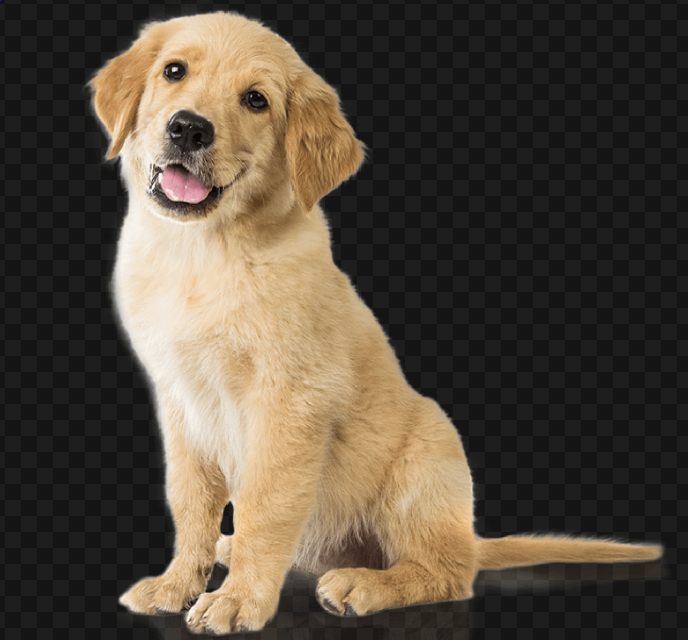
#> input picture images/10.png, 688 x 640 px
$ python stegano.py
#> lines starting #> are read from the running program, lines starting #| are printed output that depends on the picture
from PIL import Image

def stegano(name_img , msg):

#> called with name_img = 'images/10.png', msg = 'MDR !'
    im = Image.open(name_img)
#> im is the input picture: PIL image 688x640 RGBA; mean R, G, B, A 86.2, 75.7, 62.4, 255
    # on récupère les dimensions de l'image
    w , h = im.size
#> w = 688; h = 640
    # on sépare l'image en trois : rouge, vert et bleu (+transparence)
    rouge,g,b,t= im.split()
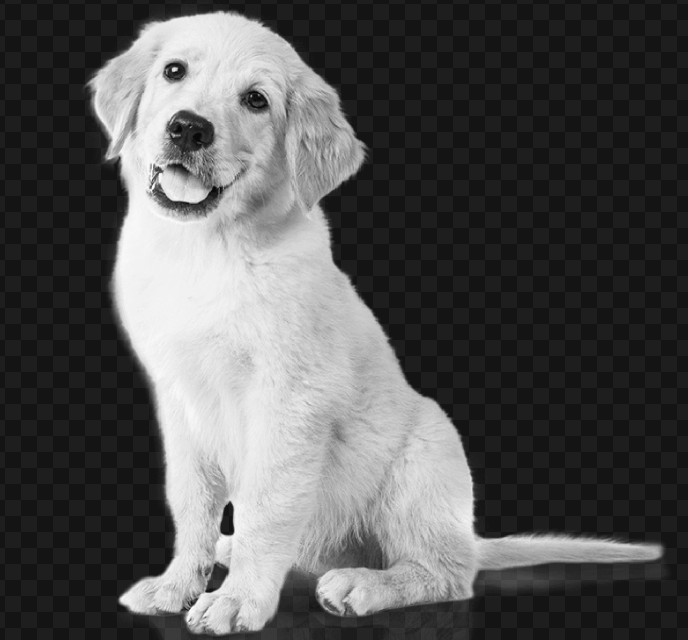
#> rouge: PIL image 688x640 L; min 9, max 250, mean 86.2
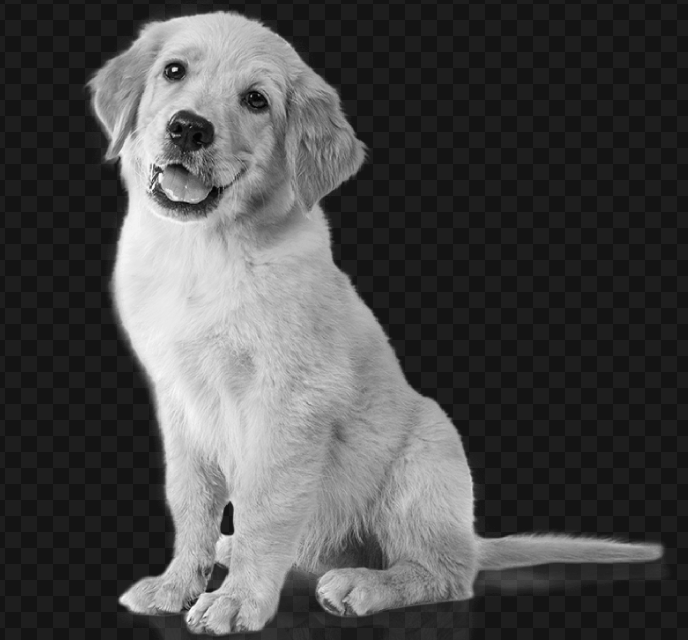
#> g: PIL image 688x640 L; min 5, max 249, mean 75.7
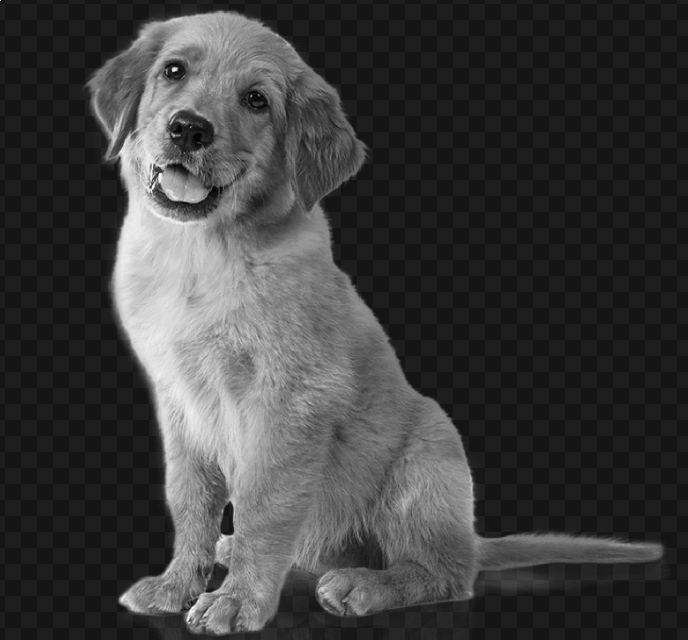
#> b: PIL image 688x640 L; min 5, max 255, mean 62.4
#> t: PIL image 688x640 L; every value is 255
    # on transforme la partie rouge en liste
    rouge = list( rouge.getdata() )
#> rouge = 440320 items
    # on calcule la longueur de la chaîne et on la transforme en binaire
    longueur = len(msg)
    v = bin( len(msg) )[2:].rjust(8,"0")
    # on transforme la chaîne en une liste de 0 et de 1
    ascii = [ bin(ord(x))[2:].rjust(8,"0") for x in msg ]
    # transformation de la liste en chaîne
    binaire_ascii = ''.join(ascii)
    # on code la longueur de la liste dans les 8 premiers pixels rouges

    for j in range(8):
        rouge[j] = 2 * int( rouge[j] // 2 ) + int( v[j] )

    # on code la chaîne dans les pixels suivants
    for i in range(8*longueur):
        rouge[i+8] = 2 * int( rouge[i+8] // 2 ) + int( binaire_ascii[i] )

    # on recrée l'image rouge
    nrouge = Image.new("L",(16*w,16*h))
#> nrouge: PIL image 11008x10240 L; every value is 0
    nrouge = Image.new("L",(w,h))
#> nrouge: PIL image 688x640 L; every value is 0
    nrouge.putdata(rouge)
    # fusion des trois nouvelles images
    imgnew = Image.merge('RGB',(nrouge,g,b))
    '''new_name_img = "couv_" + name_img'''
    imgnew.save('images/texte_cache.png')

stegano("images/10.png" , "MDR !")

def get_msg(name_couv):
#> called with name_couv = 'images/texte_cache.png'
    im = Image.open(name_couv)
    r , g , b = im.split()
    r = list( r.getdata() )
#> r = 440320 items

    # lecture de la longueur de la chaine
    p = [ str(x%2) for x in r[0:8] ]
#> p = ['0', '0', '0', '0', '0', '1', '0', '1']
    q = "".join(p)
    q = int(q,2)
#> q = 5

    # lecture du message
    n = [ str(x%2) for x in r[8:8*(q+1)] ]
#> n = 40 items, first 6: '0', '1', '0', '0', '1', '1'
    b = "".join(n)
    message = ""
    for k in range(0,q):
        l = b[8*k:8*k+8]
        message += chr(int(l,2))
#> this loop made 5 passes
#> (l, message) on passes 1 to 5: ('01001101', 'M'), ('01000100', 'MD'), ('01010010', 'MDR'), ('00100000', 'MDR '), ('00100001', 'MDR !')

    return message

print(get_msg('images/texte_cache.png'))

$ run again, with images/11.png copied over images/10.png
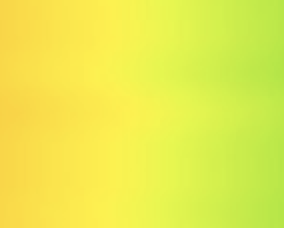
#> input picture images/11.png, 142 x 114 px (shown 2 times larger)
#> in stegano, im is the input picture: PIL image 142x114 RGBA; mean R, G, B, A 231.8, 235, 77.4, 255
#> in stegano, `rouge,g,b,t= im.split()`:
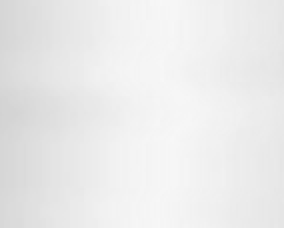
#> g: PIL image 142x114 L (shown 2 times larger); min 210, max 247, mean 235
#> in stegano, `rouge,g,b,t= im.split()`:
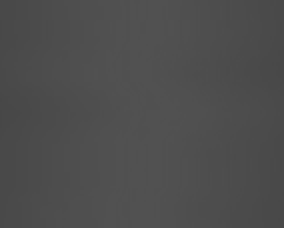
#> b: PIL image 142x114 L (shown 2 times larger); min 71, max 81, mean 77.4
#> t: PIL image 142x114 L; every value is 255
#> in stegano, `rouge = list( rouge.getdata() )`: rouge = 16188 values, max 253 at index 49, min 180 at index 4259, mean 231.8
#> after the loop in stegano, `for i in range(8*longueur):`: rouge = 16188 values, max 253 at index 42, min 180 at index 4259, mean 231.8
#> r has the same summary as rouge in stegano
#> p = ['0', '0', '0', '0', '0', '1', '0', '1']
#> q = 5
#> n = 40 items, first 6: '0', '1', '0', '0', '1', '1'
#> the loop in get_msg, `for k in range(0,q):` made 5 passes
#> (l, message) on passes 1 to 5: ('01001101', 'M'), ('01000100', 'MD'), ('01010010', 'MDR'), ('00100000', 'MDR '), ('00100001', 'MDR !')

$ run again, with images/5.png copied over images/10.png
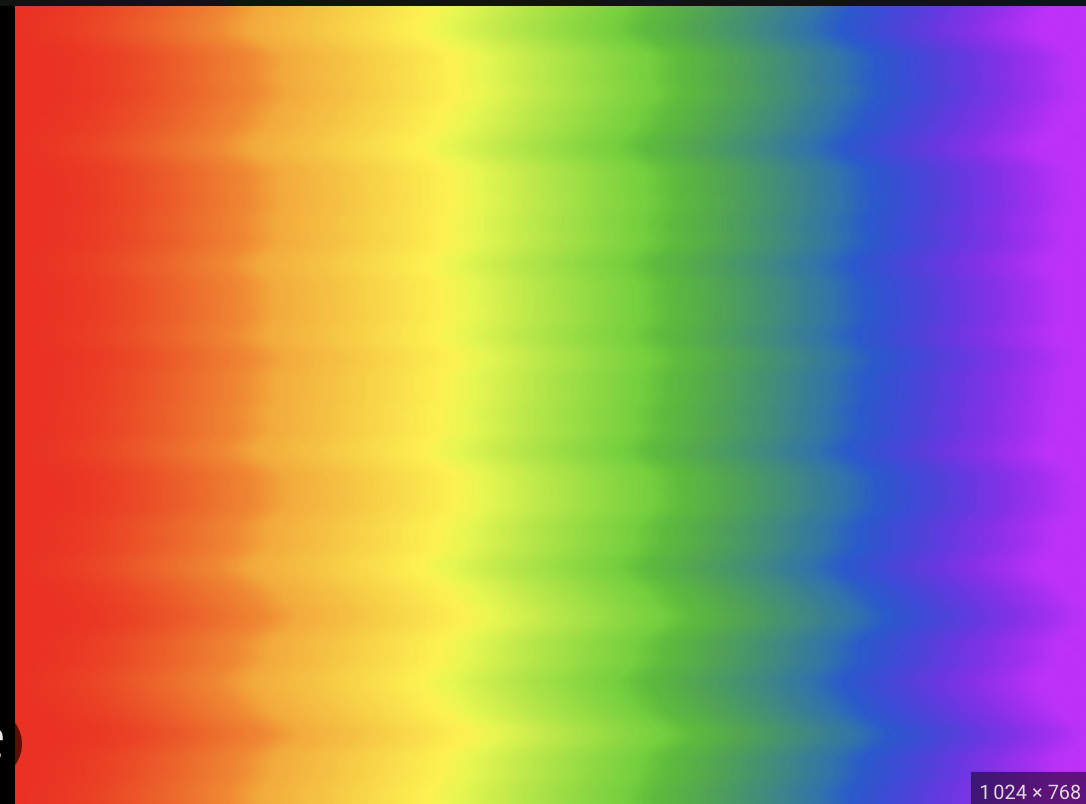
#> input picture images/5.png, 1086 x 804 px
#> in stegano, im is the input picture: PIL image 1086x804 RGBA; mean R, G, B, A 165.2, 136.9, 103.1, 255
#> in stegano, `rouge,g,b,t= im.split()`:
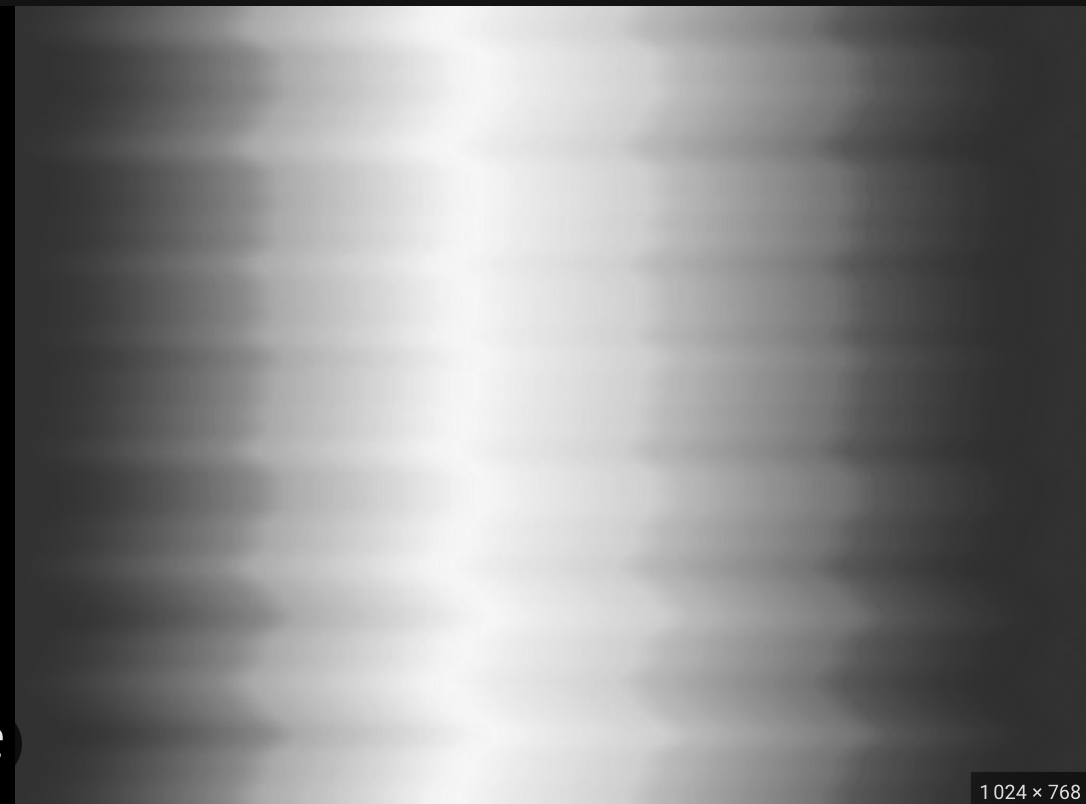
#> g: PIL image 1086x804 L; min 0, max 248, mean 136.9
#> in stegano, `rouge,g,b,t= im.split()`:
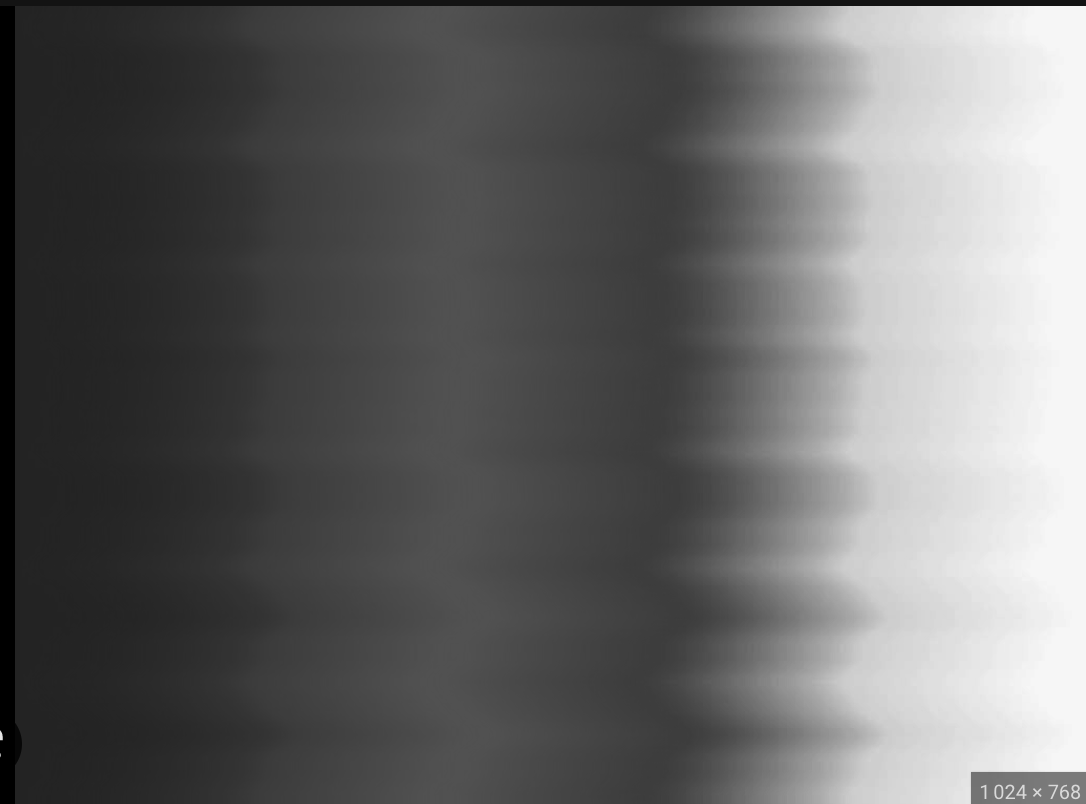
#> b: PIL image 1086x804 L; min 0, max 246, mean 103.1
#> t: PIL image 1086x804 L; every value is 255
#> in stegano, `rouge = list( rouge.getdata() )`: rouge = 873144 items
#> p = ['0', '0', '0', '0', '0', '1', '0', '1']
#> q = 5
#> n = 40 items, first 6: '0', '1', '0', '0', '1', '1'
#> the loop in get_msg, `for k in range(0,q):` made 5 passes
#> (l, message) on passes 1 to 5: ('01001101', 'M'), ('01000100', 'MD'), ('01010010', 'MDR'), ('00100000', 'MDR '), ('00100001', 'MDR !')
